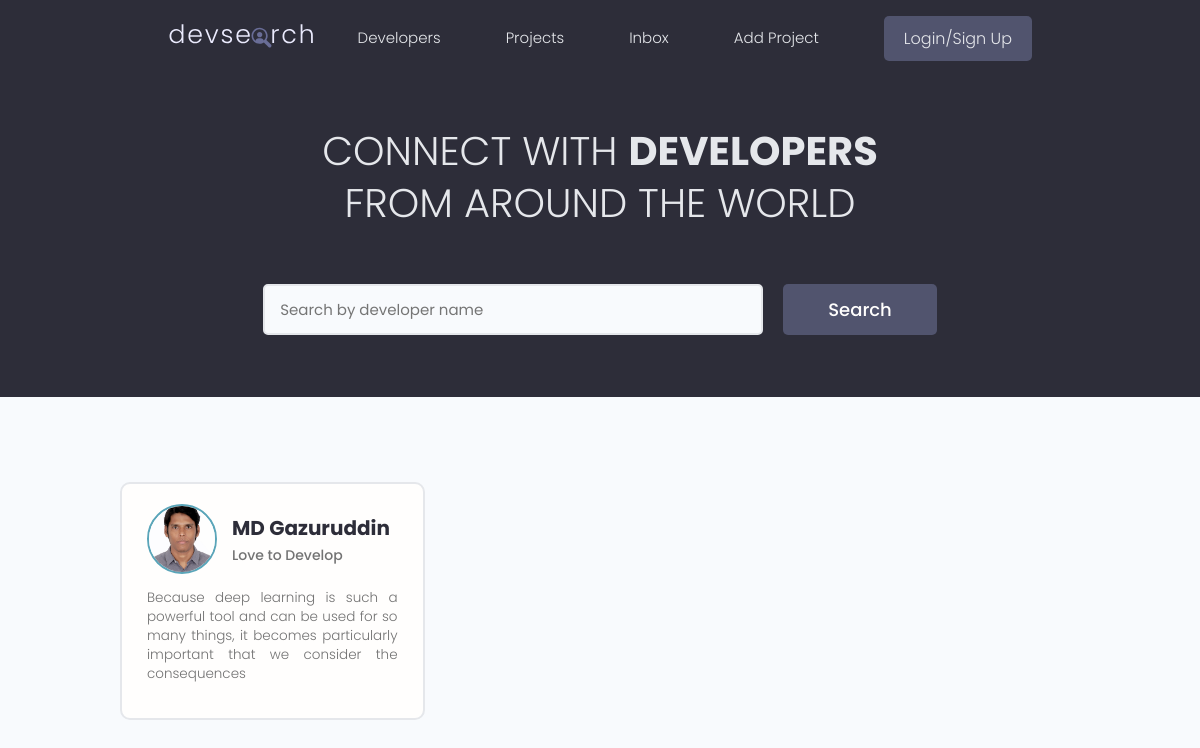
/, run on an earlier commit of the app's database.
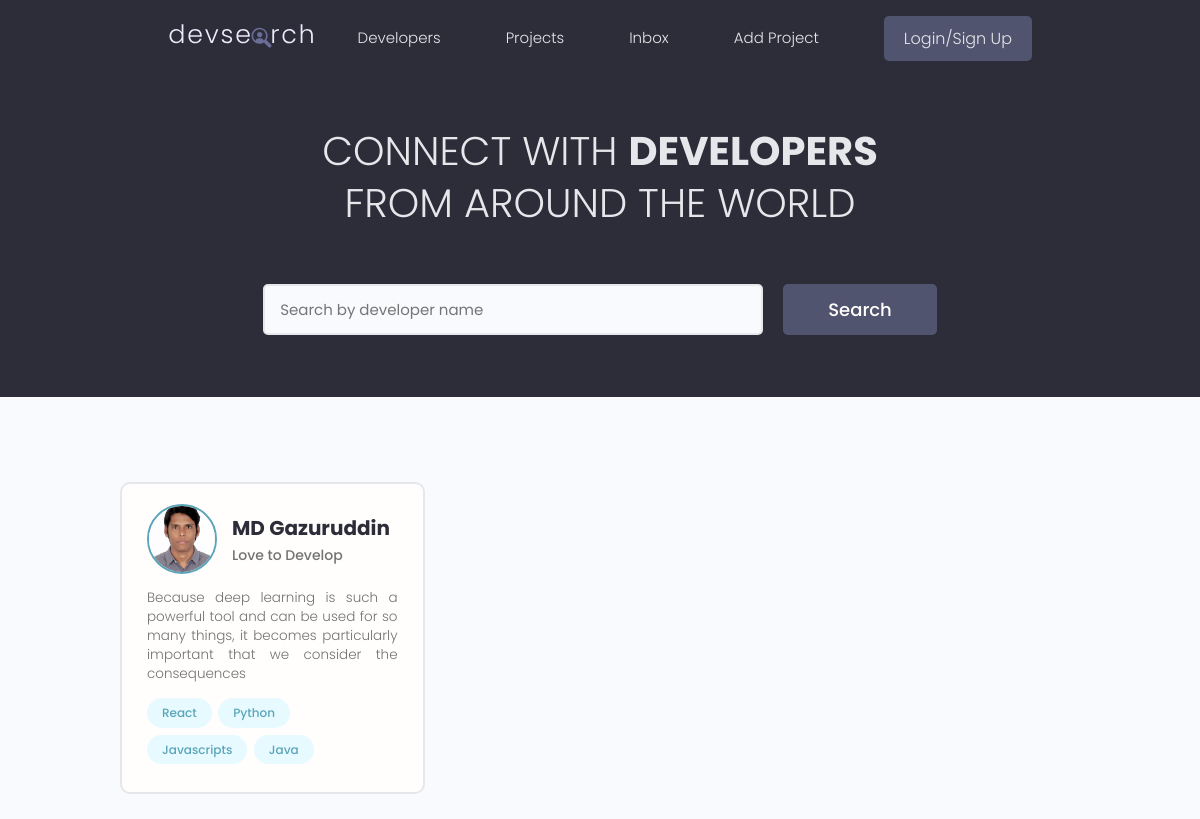
And on a later commit of the database.
### users/models.py (models this page shows, shortened)
class Profiles(models.Model):
    user = models.OneToOneField(User, on_delete=models.CASCADE, null=True, blank=True)
    name = models.CharField(max_length=200, blank=True, null=True)
    username = models.CharField(max_length=200, blank=True, null=True)
    location = models.CharField(max_length=200, blank=True, null=True)
    email = models.EmailField(max_length=100, blank=True, null=True)
    short_intro = models.CharField(max_length=200, blank=True, null=True)
    bio = models.TextField(blank=True, null=True)
    profile_image = models.ImageField(null=True, blank=True,
                                      upload_to='profiles_picture', default='profiles_picture/user-default.png')
    social_github = models.CharField(max_length=200, blank=True, null=True)
    social_twitter = models.CharField(max_length=200, blank=True, null=True)
    social_linkedin = models.CharField(max_length=200, blank=True, null=True)
    social_stackoverflow = models.CharField(max_length=200, blank=True, null=True)
    social_youtube = models.CharField(max_length=200, blank=True, null=True)
    social_website = models.CharField(max_length=200, blank=True, null=True)
    created = models.DateTimeField(auto_now_add=True)  # automatice created
    id = models.UUIDField(default=uuid.uuid4, unique=True, primary_key=True, editable=False)  # uuid4 encoding type

class Skill(models.Model):
    owner = models.ForeignKey(Profiles, on_delete=models.CASCADE, null=True, blank=True)
    name = models.CharField(max_length=200, blank=True, null=True)
    description = models.TextField(null=True, blank=True)
    created = models.DateTimeField(auto_now_add=True)  # automatice created
    id = models.UUIDField(default=uuid.uuid4, unique=True, primary_key=True, editable=False)  # uuid4 encoding type
    def __str__(self):
        return str(self.name)

### users/views.py (the view)
# urls.py: path('', views.profiles, name="profiles"),
def profiles(request):
    profiles = Profiles.objects.all()
    context = {'profiles': profiles}
    return render(request, 'users/profiles.html', context)

### users/templates/users/profiles.html (shortened to what this page needs)
{%  extends 'main.html' %}
{% block content   %}
  <main class="home">
    <section class="hero-section text-center">
      <div class="container container--narrow">
        <div class="hero-section__box">
          <h2>CONNECT WITH <span>DEVELOPERS</span></h2>
          <h2>FROM AROUND THE WORLD</h2>
        </div>
        <div class="hero-section__search">
          <form class="form" action="#" method="get">
            <div class="form__field">
              <input class="input input--text" id="formInput#search" type="text" name="text"
                placeholder="Search by developer name" />
            </div>
            <input class="btn btn--sub btn--lg" type="submit" value="Search" />
          </form>
        </div>
      </div>
    </section>
    <section class="devlist">
      <div class="container">
        <div class="grid grid--three">
            {% for profile in profiles  %}
          <div class="column card">
            <div class="dev">
              <a href="{%  url 'user-profile' profile.id %}" class="card__body">
                <div class="dev__profile">
                  <img class="avatar avatar--md" src="{{  profile.profile_image.url}}" alt="image" />
                  <div class="dev__meta">
                    <h3>{{  profile.name }}</h3>
                    <h5>{{  profile.short_intro|slice:"40" }}</h5>
                  </div>
                </div>
                <p class="dev__info">{{profile.bio|slice:"150" }}</p>
                <div class="dev__skills">
                    {%  for skill in profile.skill_set.all  %}
                  <span class="tag tag--pill tag--main">
                    <small>{{  skill }}</small>
                  </span>
                    {%  endfor %}
                </div>
              </a>
            </div>
          </div>
        {%  endfor %}
        </div>
      </div>
    </section>
  </main>
{%  endblock content %}

What changed in the data, as far as the page shows it:
added Skill: name "React"
added Skill: name "Python"
added Skill: name "Javascripts"
added Skill: name "Java"
